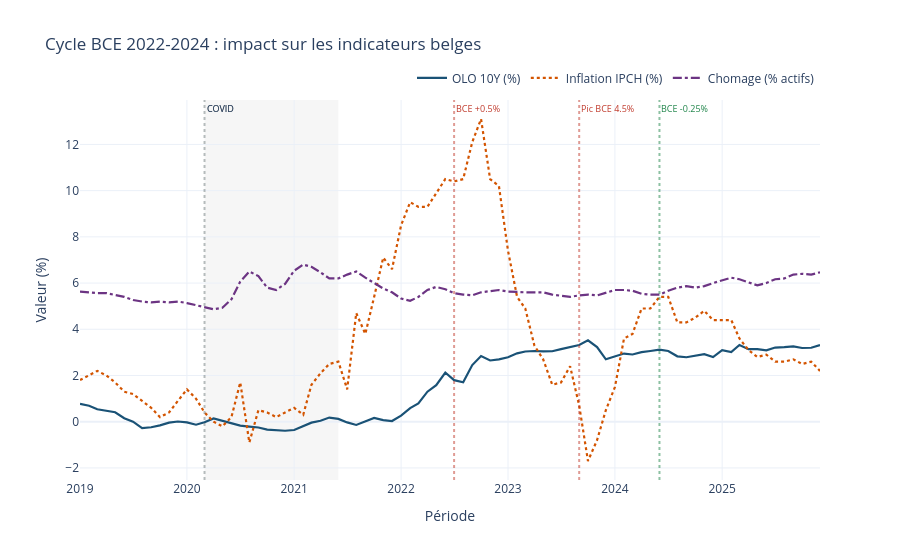

The code cell stored with this chart in its notebook:
### Markdown cell above
---
## 5. Graphique narratif : cycle BCE 2022-2024

La BCE a relevé ses taux de 0% à 4,5% entre juillet 2022 et septembre 2023.  
Ce graphique montre la transmission sur les indicateurs belges : OLO et EURIBOR  
montent ensemble, l'inflation culmine puis redescend, le chômage reste stable.  
C'est la narrative centrale du dashboard pour les entretiens bancaires.

### Code cell
if macro.empty:
    print("Pas de données. Relancer les cellules 2 et 3.")
else:
    df_plot = macro["2019":"2026"].copy()

    COLOR_MAP = {
        "olo_10y":    ("OLO 10Y (%)",         "#1a5276", "solid"),
        "euribor_3m": ("EURIBOR 3M (%)",      "#c0392b", "dash"),
        "inflation":  ("Inflation IPCH (%)",  "#d35400", "dot"),
        "chomage":    ("Chomage (% actifs)",   "#6c3483", "dashdot"),
    }

    fig2 = go.Figure()
    for key, (label, color, dash) in COLOR_MAP.items():
        if key not in df_plot.columns:
            continue
        s = df_plot[key].dropna()
        fig2.add_trace(go.Scatter(
            x=s.index, y=s.values,
            mode="lines",
            name=label,
            line=dict(color=color, width=2.2, dash=dash),
            hovertemplate="%{x|%Y-%m}: %{y:.2f}<extra></extra>",
        ))

    for date_str, label, color in BCE_EVENTS:
        x_ms = pd.Timestamp(date_str).value // 10**6
        fig2.add_vline(
            x=x_ms, line_dash="dot", line_color=color, opacity=0.5,
            annotation_text=label, annotation_position="top right",
            annotation_font_size=9, annotation_font_color=color,
        )

    fig2.add_vrect(
        x0="2020-03-01", x1="2021-06-01",
        fillcolor="gray", opacity=0.07, layer="below", line_width=0,
        annotation_text="COVID", annotation_position="top left",
        annotation_font_size=9,
    )

    fig2.update_layout(
        title="Cycle BCE 2022-2024 : impact sur les indicateurs belges",
        xaxis_title="Période",
        yaxis_title="Valeur (%)",
        template="plotly_white",
        height=480,
        legend=dict(orientation="h", yanchor="bottom", y=1.02, xanchor="right", x=1),
        hovermode="x unified",
    )
    fig2.show()

    try:
        out = DATA_PROCESSED / "narrative_bce_plotly.png"
        fig2.write_image(str(out), width=1200, height=480, scale=1.5)
        print(f"PNG sauvegardé : {out}")
    except Exception as e:
        print(f"Export PNG ignoré (kaleido non installé) : {e}")
